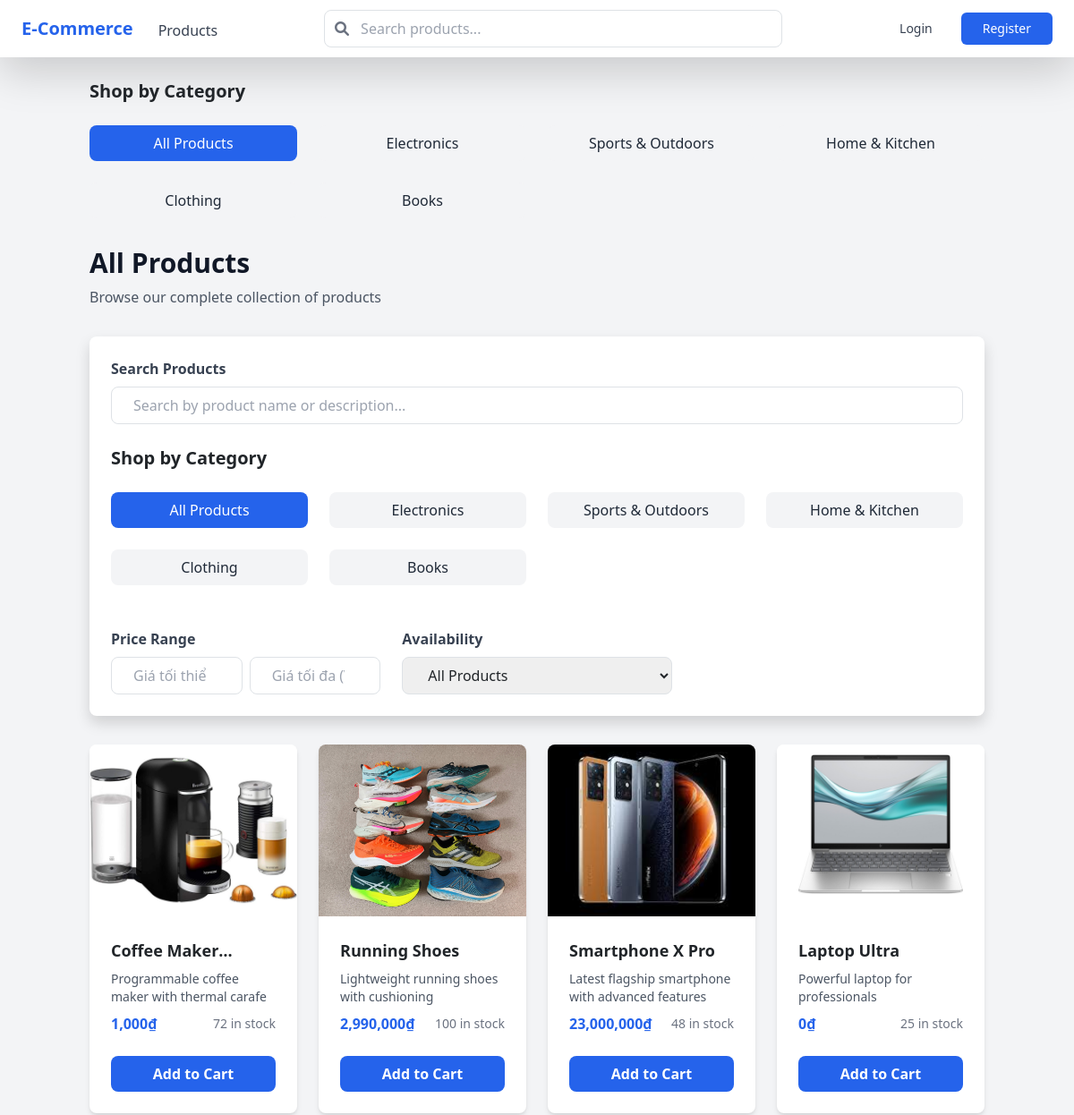
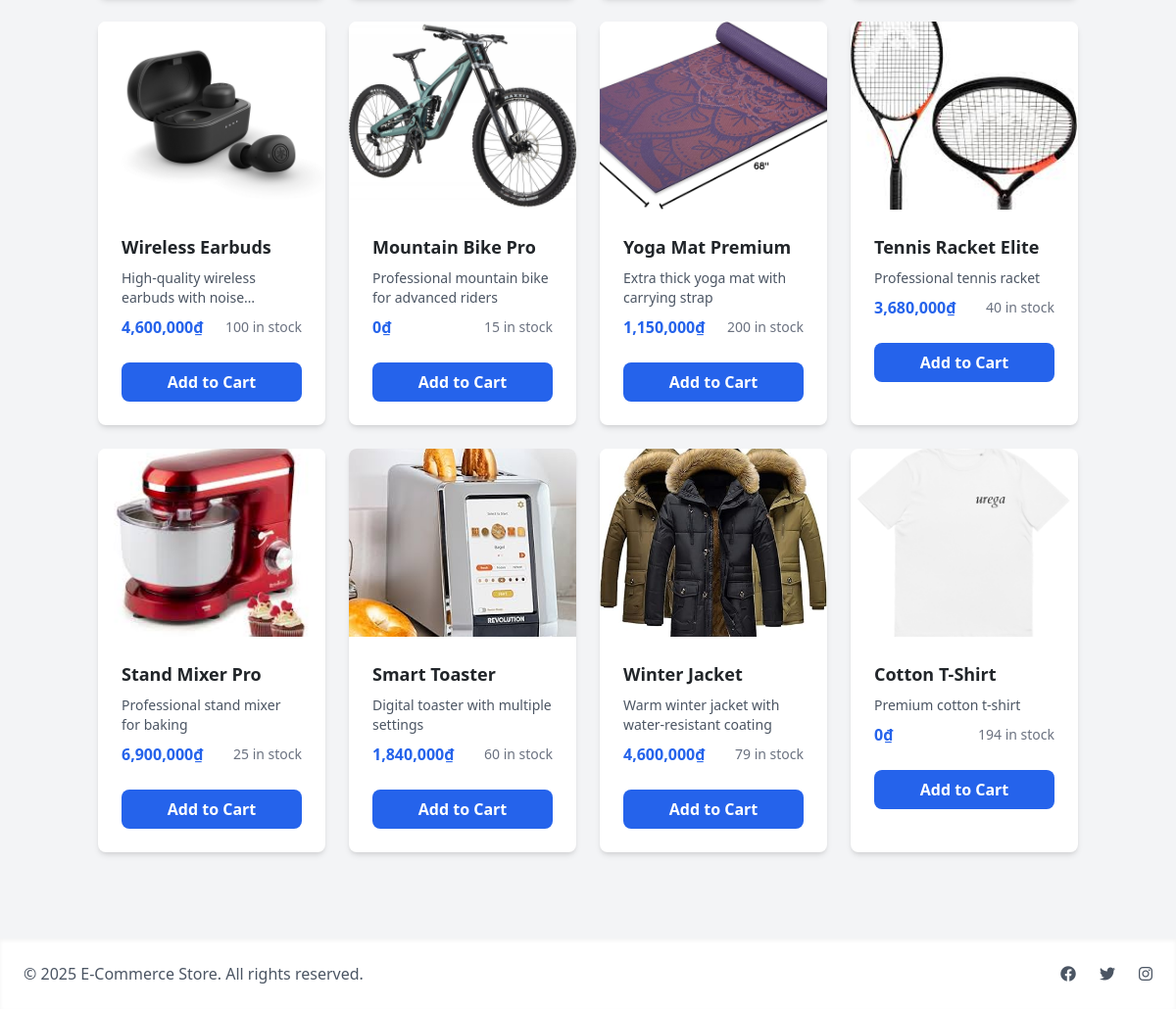
Page /products on the committed database (2 pictures, top to bottom).
### models/category.py (models this page shows, shortened)
class Category(db.Model):
    __tablename__ = 'categories'
    id = db.Column(db.Integer, primary_key=True)
    name = db.Column(db.String(100), nullable=False, unique=True)
    slug = db.Column(db.String(100), nullable=False, unique=True)
    description = db.Column(db.Text)
    created_at = db.Column(db.DateTime, default=datetime.utcnow)
    updated_at = db.Column(db.DateTime, default=datetime.utcnow, onupdate=datetime.utcnow)
    products = db.relationship('Product', back_populates='category', lazy=True)

### models/product.py (models this page shows, shortened)
class Product(db.Model):
    __tablename__ = 'products'
    id = db.Column(db.Integer, primary_key=True)
    name = db.Column(db.String(200), nullable=False)
    description = db.Column(db.Text)
    price = db.Column(db.Integer, nullable=False)
    stock = db.Column(db.Integer, default=0)
    image_url = db.Column(db.String(500))  # Kept for backward compatibility
    category_id = db.Column(db.Integer, db.ForeignKey('categories.id'), nullable=False)
    sku = db.Column(db.String(50), unique=True)
    is_active = db.Column(db.Boolean, default=True)
    created_at = db.Column(db.DateTime, default=datetime.utcnow)
    updated_at = db.Column(db.DateTime, default=datetime.utcnow, onupdate=datetime.utcnow)
    cart_items = db.relationship('CartItem',
                             back_populates='product',
                             lazy=True,
                             cascade='all, delete-orphan')
    order_items = db.relationship('OrderItem', back_populates='product', lazy=True)
    images = db.relationship('ProductImage', backref='product', lazy=True,
                          cascade='all, delete-orphan',
                          order_by='ProductImage.is_primary.desc()')
    category = db.relationship('Category', back_populates='products', lazy=True)
    @property
    def primary_image(self):
        if self.images:
            primary = next((img for img in self.images if img.is_primary), None)
            return primary or self.images[0]
        return None
    @property
    def price_display(self):
        return "{:,.0f}".format(self.price)

### models/product_image.py (models this page shows, shortened)
class ProductImage(db.Model):
    __tablename__ = 'product_images'
    id = db.Column(db.Integer, primary_key=True)
    product_id = db.Column(db.Integer, db.ForeignKey('products.id', ondelete='CASCADE'), nullable=False)
    image_url = db.Column(db.String(500), nullable=False)
    is_primary = db.Column(db.Boolean, default=False)
    created_at = db.Column(db.DateTime, default=datetime.utcnow)

### routes/products.py (the view)
@products_bp.route('/products')
def index():
    page = request.args.get('page', 1, type=int)
    categories = request.args.getlist('categories')
    search = request.args.get('search')
    min_price = request.args.get('min_price', type=float)
    max_price = request.args.get('max_price', type=float)
    in_stock = request.args.get('in_stock', type=int)
    query = get_filtered_query(
        categories=categories,
        search=search,
        min_price=min_price,
        max_price=max_price,
        in_stock=in_stock
    )
    products = query.paginate(
        page=page,
        per_page=current_app.config['PRODUCTS_PER_PAGE'],
        error_out=False
    )
    all_categories = Category.query.all()
    return render_template(
        'products/index.html',
        products=products,
        categories=all_categories,
        selected_categories=categories,
        search=search,
        min_price=min_price,
        max_price=max_price,
        in_stock=in_stock
    )

### templates/products/index.html (shortened to what this page needs)
{% extends "base.html" %}
{% block content %}
<div class="container mx-auto">
    <div class="mb-8">
        <h2 class="text-xl font-semibold mb-4">Shop by Category</h2>
        <div class="grid grid-cols-2 md:grid-cols-3 lg:grid-cols-4 gap-4">
            <a href="{{ url_for('products.index') }}"
               class="px-4 py-2 rounded-lg bg-blue-600 text-white text-center transition">
                All Products
            </a>
            {% for cat in categories %}
            <a href="{{ url_for('products.category_view', category_name=cat.name) }}"
               class="px-4 py-2 rounded-lg bg-gray-100 text-gray-800 hover:bg-gray-200 text-center transition">
                {{ cat.name }}
            </a>
            {% endfor %}
        </div>
    </div>
    <div class="mb-8">
        <h1 class="text-3xl font-bold text-gray-900">All Products</h1>
        <p class="text-gray-600 mt-2">Browse our complete collection of products</p>
    </div>
    <div class="bg-white rounded-lg shadow p-6 mb-8">
        <form method="GET" id="filterForm" class="grid grid-cols-1 md:grid-cols-3 gap-6">
            <div class="col-span-1 md:col-span-3">
                <label for="search" class="block text-gray-700 font-semibold mb-2">Search Products</label>
                <input type="text"
                       id="search"
                       name="search"
                       value="{{ search or '' }}"
                       class="w-full px-4 py-2 border border-gray-300 rounded-lg focus:outline-none focus:border-blue-500"
                       placeholder="Search by product name or description...">
            </div>
            <div class="col-span-1 md:col-span-3 mb-6">
                <h2 class="text-xl font-semibold mb-4">Shop by Category</h2>
                <div class="grid grid-cols-2 md:grid-cols-3 lg:grid-cols-4 gap-4">
                    <a href="{{ url_for('products.index') }}"
                       class="px-4 py-2 rounded-lg {% if not category %}bg-blue-600 text-white{% else %}bg-gray-100 text-gray-800 hover:bg-gray-200{% endif %} text-center transition">
                        All Products
                    </a>
                    {% for cat in categories %}
                    <a href="{{ url_for('products.category_view', category_name=cat.name) }}"
                       class="px-4 py-2 rounded-lg {% if category == cat.name %}bg-blue-600 text-white{% else %}bg-gray-100 text-gray-800 hover:bg-gray-200{% endif %} text-center transition">
                        {{ cat.name }}
                    </a>
                    {% endfor %}
                </div>
            </div>
            <div>
                <label class="block text-gray-700 font-semibold mb-2">Price Range</label>
                <div class="grid grid-cols-2 gap-2">
                    <input type="number"
                           id="min_price"
                           name="min_price"
                           value="{{ min_price or '' }}"
                           step="1000"
                           min="0"
                           class="w-full px-4 py-2 border border-gray-300 rounded-lg focus:outline-none focus:border-blue-500"
                           placeholder="Giá tối thiểu (VNĐ)">
                    <input type="number"
                           id="max_price"
                           name="max_price"
                           value="{{ max_price or '' }}"
                           step="1000"
                           min="0"
                           class="w-full px-4 py-2 border border-gray-300 rounded-lg focus:outline-none focus:border-blue-500"
                           placeholder="Giá tối đa (VNĐ)">
                </div>
            </div>
            <div>
                <label for="in_stock" class="block text-gray-700 font-semibold mb-2">Availability</label>
                <select id="in_stock"
                        name="in_stock"
                        class="w-full px-4 py-2 border border-gray-300 rounded-lg focus:outline-none focus:border-blue-500">
                    <option value="">All Products</option>
                </select>
            </div>
        </form>
    </div>
    <div class="mb-8" id="productsContainer">
        {% include "products/_product_list.html" %}
    </div>
</div>
{% endblock %}

### templates/products/_product_list.html (shortened to what this page needs)
{% if products.items %}
<div class="grid grid-cols-1 md:grid-cols-3 lg:grid-cols-4 gap-6">
    {% for product in products.items %}
    <div class="bg-white rounded-lg shadow-md overflow-hidden hover:shadow-lg transition duration-300">
        <a href="{{ url_for('products.detail', id=product.id) }}" class="block">
            {% if product.primary_image or product.image_url %}
                <img src="{{ url_for('static', filename='uploads/' + (product.primary_image.image_url if product.primary_image else product.image_url)) }}"
                     alt="{{ product.name }}"
                     class="w-full h-48 object-cover">
            {% else %}
                <div class="w-full h-48 bg-gray-200 flex items-center justify-center">
                    <i class="fas fa-image text-gray-400 text-4xl"></i>
                </div>
            {% endif %}
            <div class="p-4">
                <h3 class="text-lg font-semibold mb-2 line-clamp-1">{{ product.name }}</h3>
                <p class="text-gray-600 mb-2 text-sm line-clamp-2">{{ product.description }}</p>
                <div class="flex justify-between items-center">
                    <span class="text-blue-600 font-bold">{{ product.price_display }}₫</span>
                    <span class="text-sm text-gray-500">
                        {% if product.stock > 0 %}
                        {{ product.stock }} in stock
                        {% else %}
                        Out of stock
                        {% endif %}
                    </span>
                </div>
            </div>
        </a>
        {% if product.stock > 0 %}
        <div class="px-4 pb-4">
            <form action="{{ url_for('cart.add_to_cart', product_id=product.id) }}" method="POST" class="add-to-cart-form">
                <button type="submit"
                        class="w-full bg-blue-600 text-white py-2 rounded-lg font-semibold hover:bg-blue-700 transition duration-300">
                    Add to Cart
                </button>
            </form>
        </div>
        {% endif %}
    </div>
    {% endfor %}
</div>
{% else %}
<div class="text-center py-12">
    <i class="fas fa-search text-gray-400 text-4xl mb-4"></i>
    <h3 class="text-xl font-semibold text-gray-700 mb-2">No Products Found</h3>
    <p class="text-gray-500">Try adjusting your search or filter to find what you're looking for.</p>
</div>
{% endif %}

### rows in the picture
Category: name "Electronics"
Category: name "Sports & Outdoors"
Category: name "Home & Kitchen"
Category: name "Clothing"
Category: name "Books"
Product: image_url (picture), name "Coffee…", description "Programmable coffee maker with thermal carafe", price_display "1,000", stock "72"
Product: image_url (picture), name "Running Shoes", description "Lightweight running shoes with cushioning", price_display "2,990,000", stock "100"
Product: image_url (picture), name "Smartphone X Pro", description "Latest flagship smartphone with advanced features", price_display "23,000,000", stock "48"
Product: image_url (picture), name "Laptop Ultra", description "Powerful laptop for professionals", price_display "0", stock "25"
Product: image_url (picture), name "Wireless Earbuds", description "High-quality wireless earbuds with…", price_display "4,600,000", stock "100"
Product: image_url (picture), name "Mountain Bike Pro", description "Professional mountain bike for advanced riders", price_display "0", stock "15"
Product: image_url (picture), name "Yoga Mat Premium", description "Extra thick yoga mat with carrying strap", price_display "1,150,000", stock "200"
Product: image_url (picture), name "Tennis Racket Elite", description "Professional tennis racket", price_display "3,680,000", stock "40"
Product: image_url (picture), name "Stand Mixer Pro", description "Professional stand mixer for baking", price_display "6,900,000", stock "25"
Product: image_url (picture), name "Smart Toaster", description "Digital toaster with multiple settings", price_display "1,840,000", stock "60"
Product: image_url (picture), name "Winter Jacket", description "Warm winter jacket with water-resistant coating", price_display "4,600,000", stock "79"
Product: image_url (picture), name "Cotton T-Shirt", description "Premium cotton t-shirt", price_display "0", stock "194"
